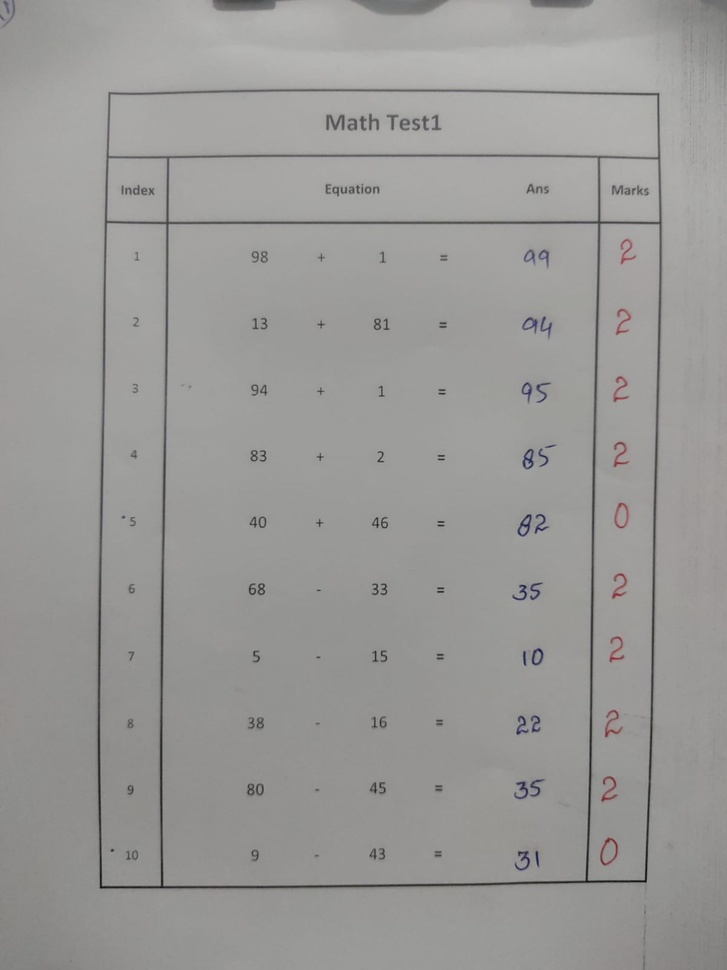
#> input picture data/4.jpeg, 727 x 970 px, shrunk from 1200 x 1600 before the run
$ jupyter execute --allow-errors practice2.ipynb
#> lines starting #> are read from the running program, lines starting #| are printed output that depends on the picture; after the words box and inside, x2 and y2 are one past the last pixel; in counts of white or black regions, pixels touching at a corner belong together
[cell 1]
import cv2
import numpy as np
import matplotlib.pyplot as plt
from skimage import morphology

plt.rcParams['figure.figsize'] = [12, 8]
plt.rcParams['figure.dpi'] = 100

[cell 2]
img,img_hsv = (None,None)
def load_img(addr):
#> called with addr = 'data/4.jpeg'
    global img,img_hsv
    img = cv2.imread(addr)
#> img is the input picture: shape (970, 727, 3); mean B, G, R 151.5, 153.4, 154.1
    img_hsv=cv2.cvtColor(img, cv2.COLOR_BGR2HSV)
#> img_hsv: shape (970, 727, 3); mean H, S, V 28.4, 4.8, 154.2
    img = cv2.cvtColor(img,cv2.COLOR_BGR2RGB)

[cell 3]
# load_img('marking _final/data_test/3.jpg')
load_img('data/4.jpeg')

# lower mask (0-10)
lower_red = np.array([0,50,50])
upper_red = np.array([10,255,255])
mask0 = cv2.inRange(img_hsv, lower_red, upper_red)
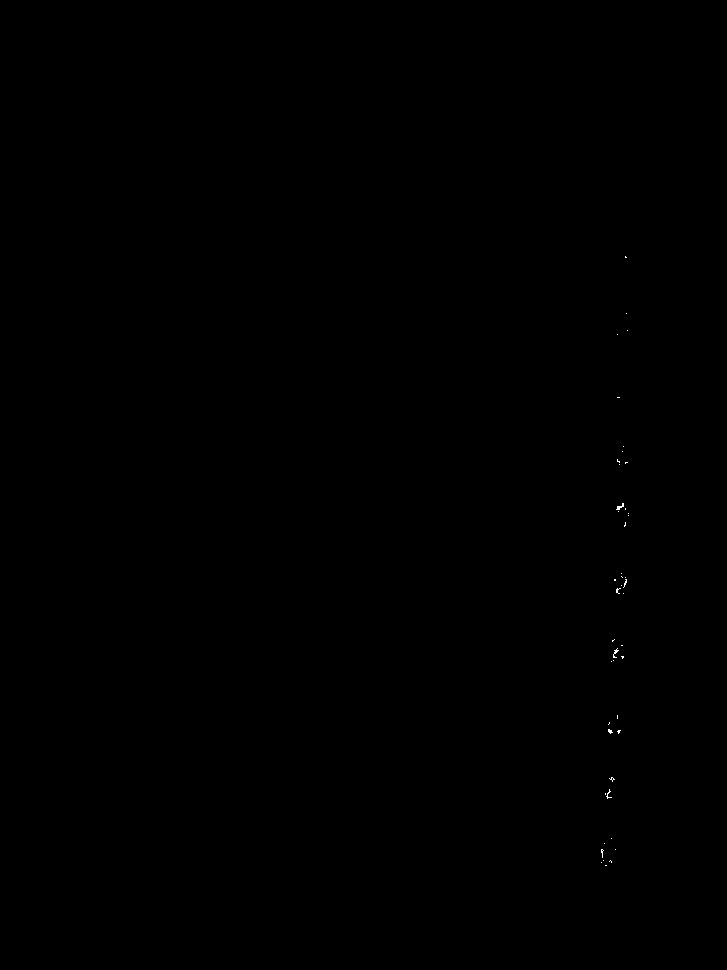
#> mask0: shape (970, 727); 0.03% white in thin lines or dots, all inside (x1, y1, x2, y2) = (601, 256, 629, 866)

# upper mask (170-180)
lower_red = np.array([155,25,0])
upper_red = np.array([179,255,255])
mask1 = cv2.inRange(img_hsv, lower_red, upper_red)
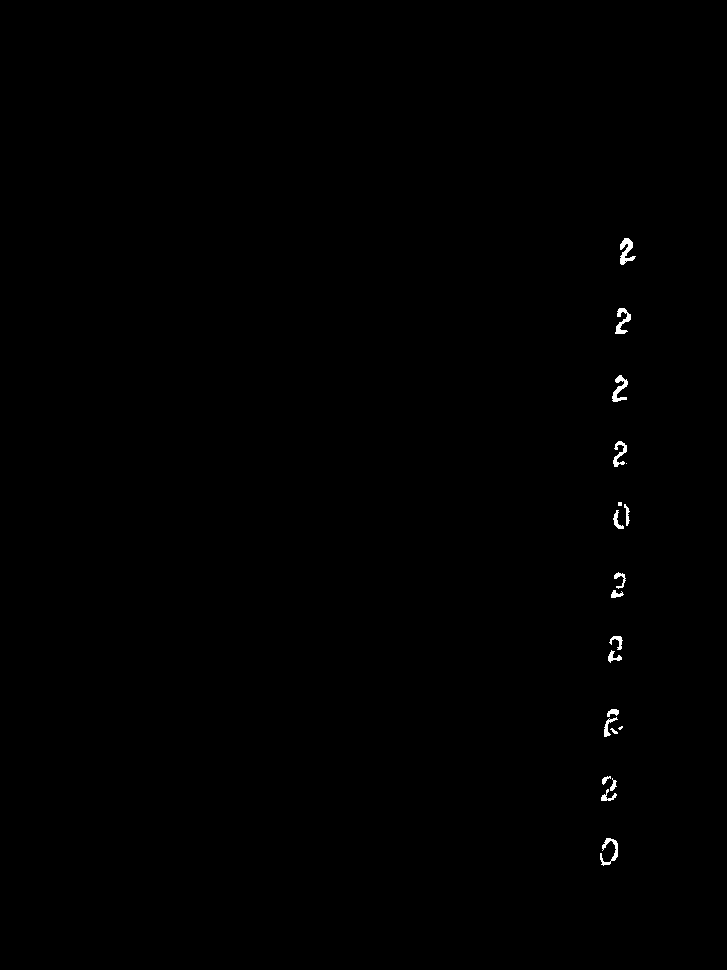
#> mask1: shape (970, 727); 0.25% white; 20 white regions (3 under 20 px), largest, box (x1, y1, x2, y2) and area: (620, 238, 636, 265) 221, (612, 375, 628, 402) 196, (615, 308, 631, 334) 187

# join my masks
mask = mask0+mask1
#> mask: shape (970, 727); 0.28% white; 10 white regions, largest, box (x1, y1, x2, y2) and area: (620, 238, 636, 265) 224, (604, 709, 623, 737) 220, (600, 838, 618, 866) 207

se1 = cv2.getStructuringElement(cv2.MORPH_RECT, (5,5))
se2 = cv2.getStructuringElement(cv2.MORPH_RECT, (2,2))
mask = cv2.morphologyEx(mask, cv2.MORPH_CLOSE, se1)
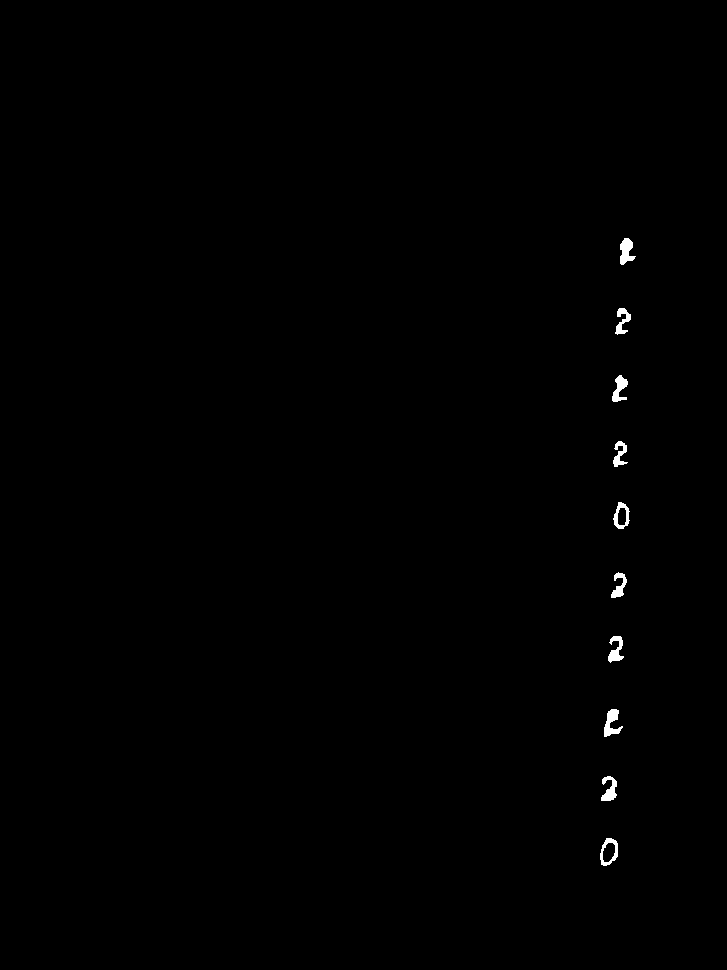
#> mask: shape (970, 727); 0.32% white; 10 white regions, largest, box (x1, y1, x2, y2) and area: (604, 709, 623, 737) 276, (620, 238, 636, 265) 265, (601, 776, 617, 801) 238
mask = cv2.morphologyEx(mask, cv2.MORPH_OPEN, se2)
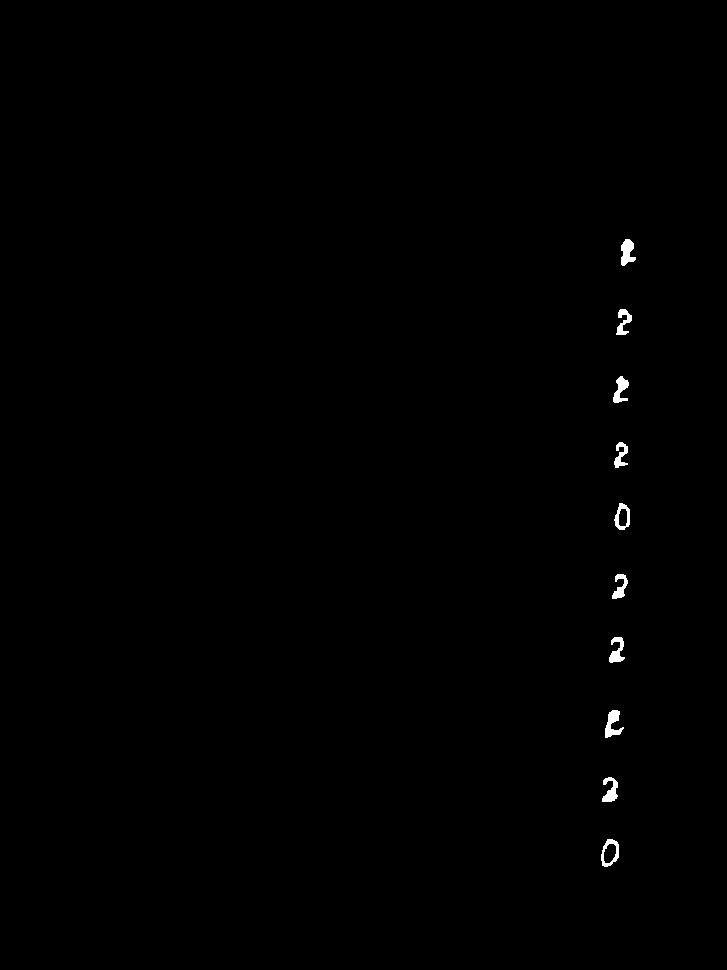
#> mask: shape (970, 727); 0.32% white; 10 white regions, largest, box (x1, y1, x2, y2) and area: (605, 710, 624, 738) 276, (621, 239, 636, 266) 264, (602, 777, 618, 802) 237

nb_components, output, stats, centroids = cv2.connectedComponentsWithStats(mask, connectivity=8)
#> output: shape (970, 727) int32; 11 distinct labels, from 0 to 10
#> nb_components = 11; stats = [[0, 0, 727, 970, 702928], [621, 239, 15, 27, 264], [616, 309, 16, 26, 206], [613, 376, 16, 27, 235], [614, 442, 14, 26, 193], [614, 503, 16, 27, 203], [612, 574, 16, 25, 203], [609, 637, 16, 26, 230], [605, 710, 19, 28, 276], [602, 777, 16, 25, 237], [601, 839, 18, 28, 215]]; centroids = [[362.2, 484.3], [626.8, 251.8], [623.1, 321.4], [620.2, 389.4], [620.3, 454.8], [621.9, 516.4], [619.8, 586.6], [616.6, 650.5], [612.3, 723.7], [610.1, 790.3], [609.7, 852.1]]
sizes = stats[1:, -1]; nb_components = nb_components - 1
#> after `sizes = stats[1:, -1]`: sizes = [264, 206, 235, 193, 203, 203, 230, 276, 237, 215]
#> after `nb_components = nb_components - 1`: nb_components = 10

# minimum size of particles we want to keep (number of pixels)
#here, it's a fixed value, but you can set it as you want, eg the mean of the sizes or whatever
min_size = 150

#your answer image
img2 = np.zeros((output.shape))
#for every component in the image, you keep it only if it's above min_size
for i in range(0, nb_components):
    if sizes[i] >= min_size:
        img2[output == i + 1] = 255

plt.imshow(img2,'gray')

$ run again, with Training/data_test/3.jpg copied over data/4.jpeg
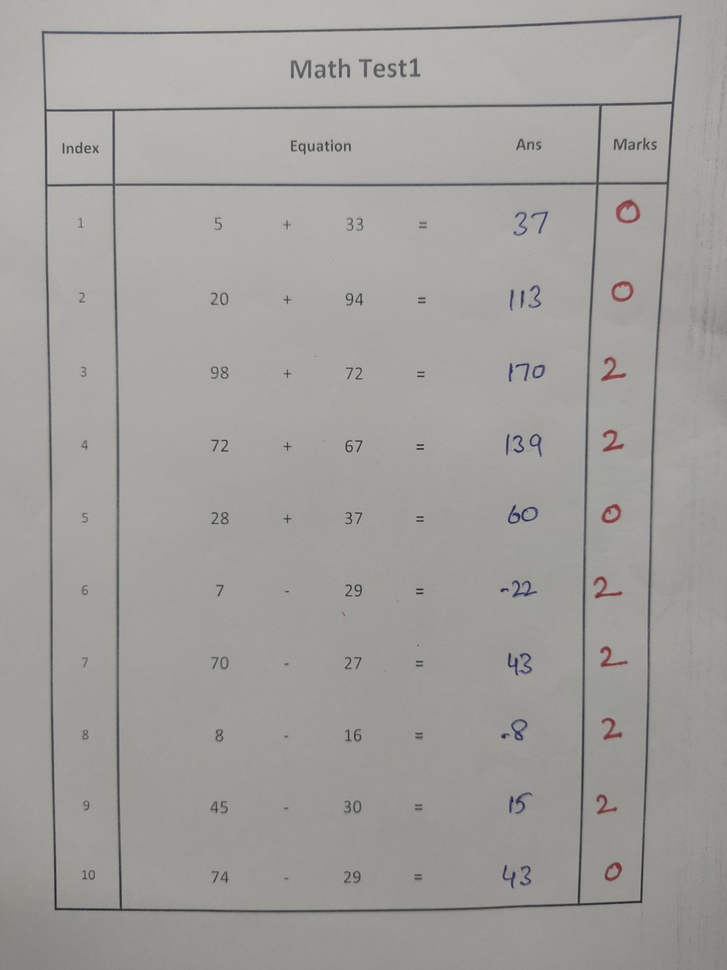
#> input picture Training/data_test/3.jpg, 727 x 970 px, shrunk from 3000 x 4000 before the run
#> in load_img, img is the input picture: shape (970, 727, 3); mean B, G, R 156.2, 159.6, 160.9
#> img_hsv: shape (970, 727, 3); mean H, S, V 26.1, 8, 161
#> `mask0 = cv2.inRange(img_hsv, lower_red, upper_red)`:
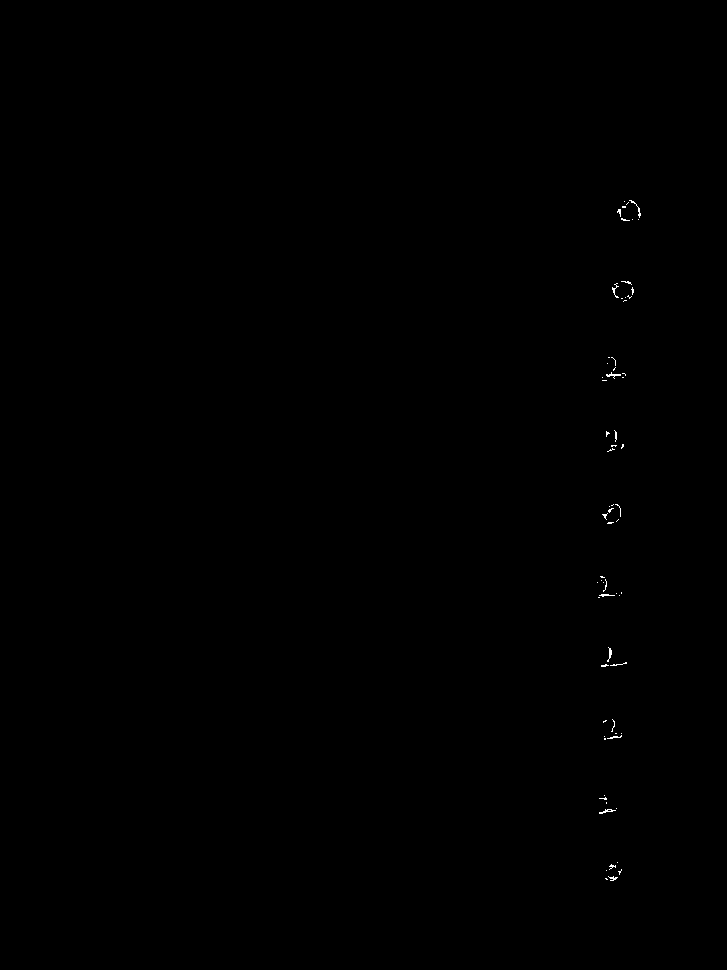
#> mask0: shape (970, 727); 0.09% white in thin lines or dots, all inside (x1, y1, x2, y2) = (597, 200, 641, 881)
#> mask1: shape (970, 727); 0.24% white; 19 white regions (4 under 20 px), largest, box (x1, y1, x2, y2) and area: (615, 200, 639, 224) 254, (610, 282, 633, 303) 188, (601, 504, 620, 524) 172
#> `mask = cv2.morphologyEx(mask, cv2.MORPH_OPEN, se2)`:
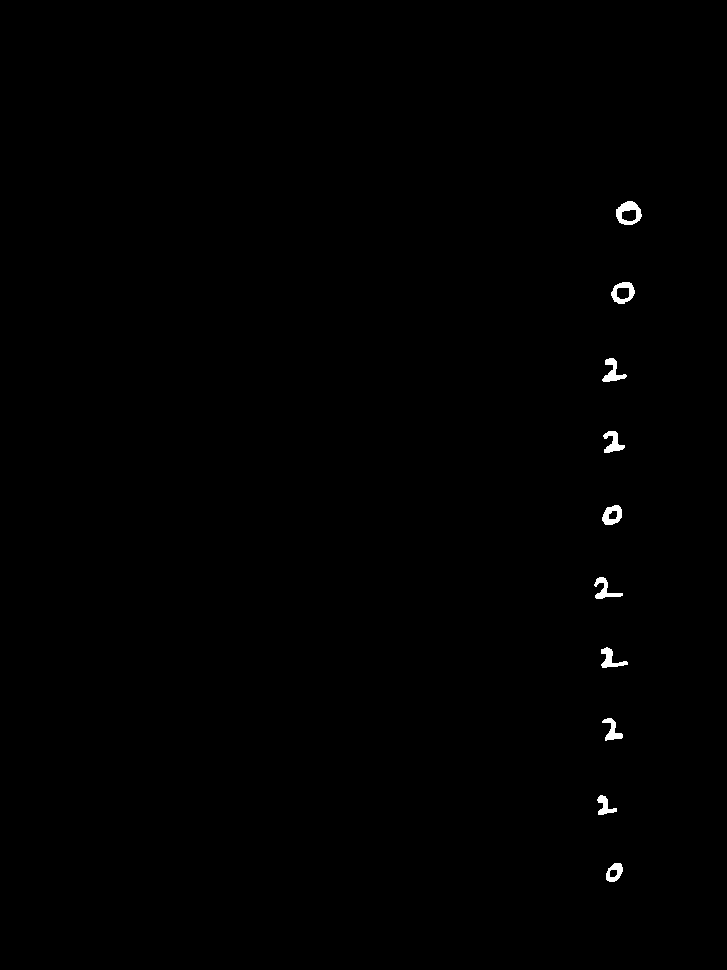
#> mask: shape (970, 727); 0.35% white; 10 white regions, largest, box (x1, y1, x2, y2) and area: (616, 201, 642, 225) 345, (611, 282, 635, 304) 277, (602, 358, 627, 382) 258
#> output: shape (970, 727) int32; 11 distinct labels, from 0 to 10
#> `nb_components, output, stats, centroids = cv2.connectedComponentsWithS..`: nb_components = 11; stats = [[0, 0, 727, 970, 702729], [616, 201, 26, 24, 345], [611, 282, 24, 22, 277], [602, 358, 25, 24, 258], [603, 431, 22, 22, 245], [602, 505, 20, 20, 255], [594, 577, 29, 22, 244], [601, 647, 27, 21, 239], [602, 718, 21, 23, 213], [597, 795, 20, 20, 189], [606, 863, 17, 19, 196]]; centroids = [[362.1, 484.4], [628.1, 212.3], [622.6, 292.1], [612.3, 371.4], [612.7, 442.2], [611.7, 514.8], [604.6, 589.4], [610.2, 658.8], [611.9, 730.2], [604.6, 805.7], [614.2, 871.9]]
#> sizes = [345, 277, 258, 245, 255, 244, 239, 213, 189, 196]
#> `nb_components = nb_components - 1`: nb_components = 10

$ run again, with data/0.jpeg copied over data/4.jpeg
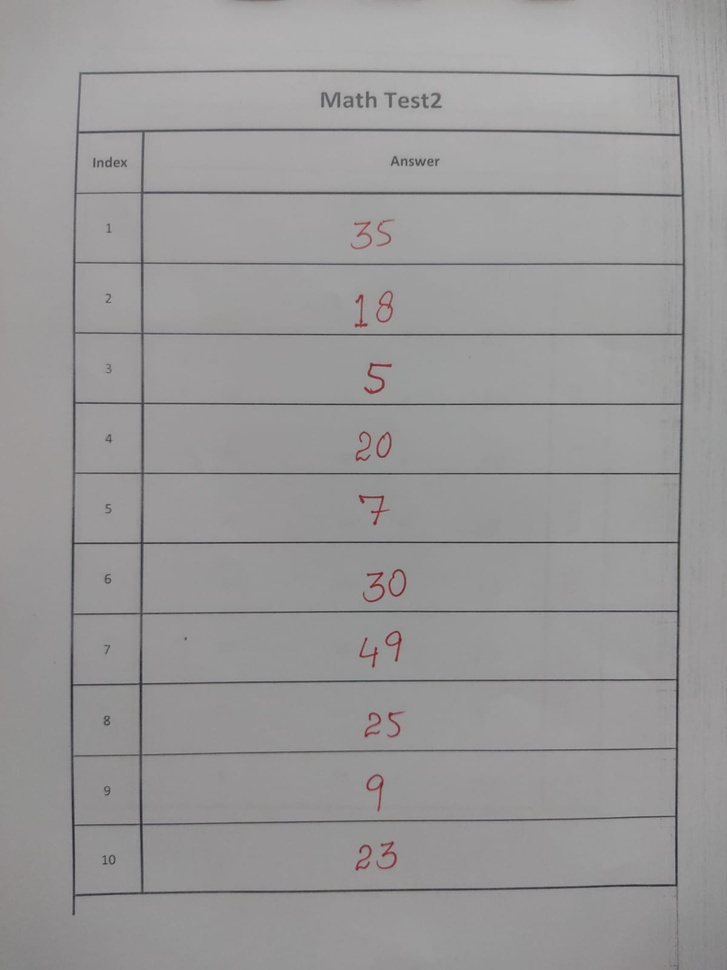
#> input picture data/0.jpeg, 727 x 970 px, shrunk from 1200 x 1600 before the run
#> in load_img, img is the input picture: shape (970, 727, 3); mean B, G, R 152.7, 152.3, 153.5
#> img_hsv: shape (970, 727, 3); mean H, S, V 77, 2.5, 153.6
#> mask0: shape (970, 727); 0.02% white in thin lines or dots, all inside (x1, y1, x2, y2) = (355, 222, 405, 869)
#> `mask1 = cv2.inRange(img_hsv, lower_red, upper_red)`:
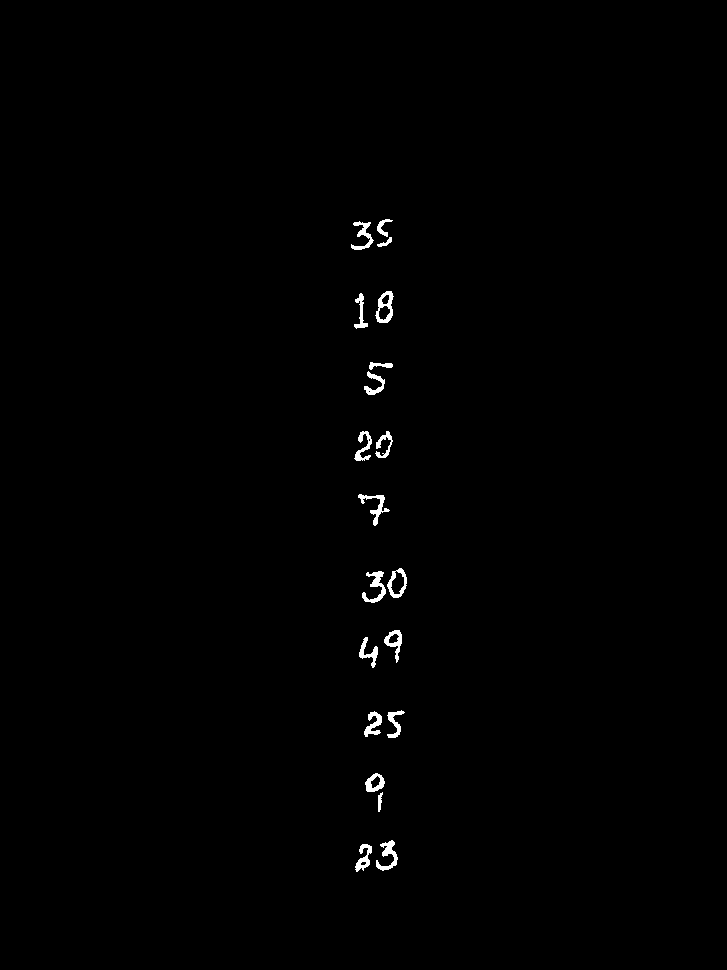
#> mask1: shape (970, 727); 0.57% white; 20 white regions, largest, box (x1, y1, x2, y2) and area: (362, 571, 386, 603) 301, (375, 291, 394, 323) 283, (376, 840, 398, 871) 281
#> `mask = cv2.morphologyEx(mask, cv2.MORPH_OPEN, se2)`:
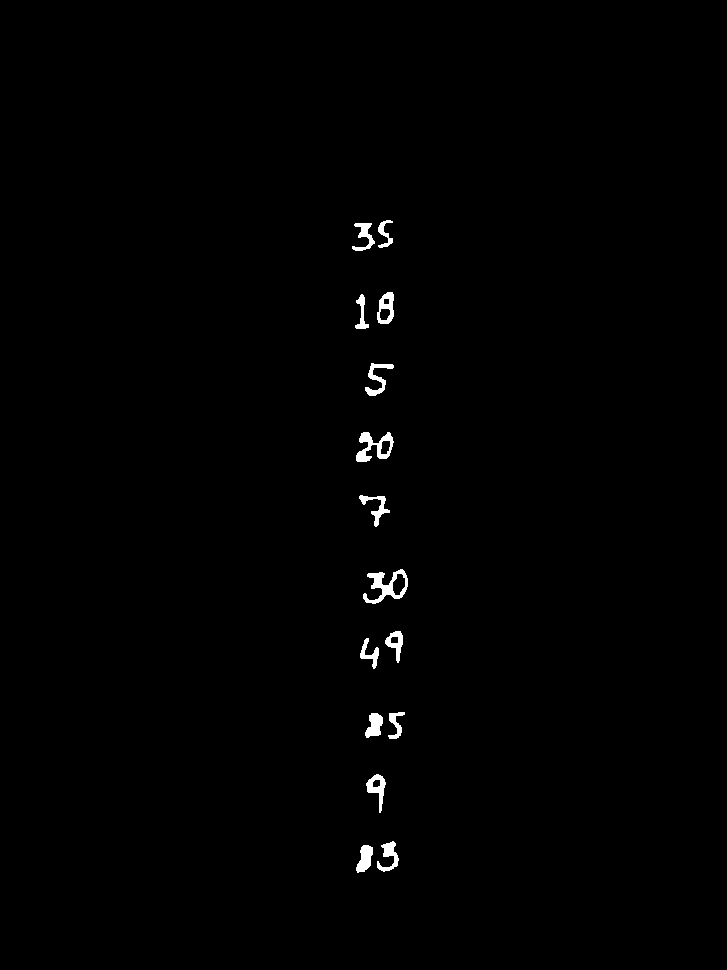
#> mask: shape (970, 727); 0.66% white; 15 white regions, largest, box (x1, y1, x2, y2) and area: (363, 569, 408, 604) 614, (356, 432, 394, 462) 526, (365, 363, 394, 396) 334
#> output: shape (970, 727) int32; 16 distinct labels, from 0 to 15
#> `nb_components, output, stats, centroids = cv2.connectedComponentsWithS..`: nb_components = 16; stats = 16 rows, first 6: [0, 0, 727, 970, 700523], [378, 220, 15, 28, 181], [352, 223, 23, 28, 278], [377, 292, 17, 32, 318], [355, 294, 14, 35, 200], [365, 363, 29, 33, 334]; centroids = 16 rows, first 8: [362.9, 484], [384.5, 233.4], [363.9, 235.6], [386, 307.5], [361.4, 313.2], [377, 378.2], [373.3, 446.6], [375.5, 506.9]
#> sizes = [181, 278, 318, 200, 334, 526, 293, 614, 263, 222, 300, 206, 320, 303, 309]
#> `nb_components = nb_components - 1`: nb_components = 15
